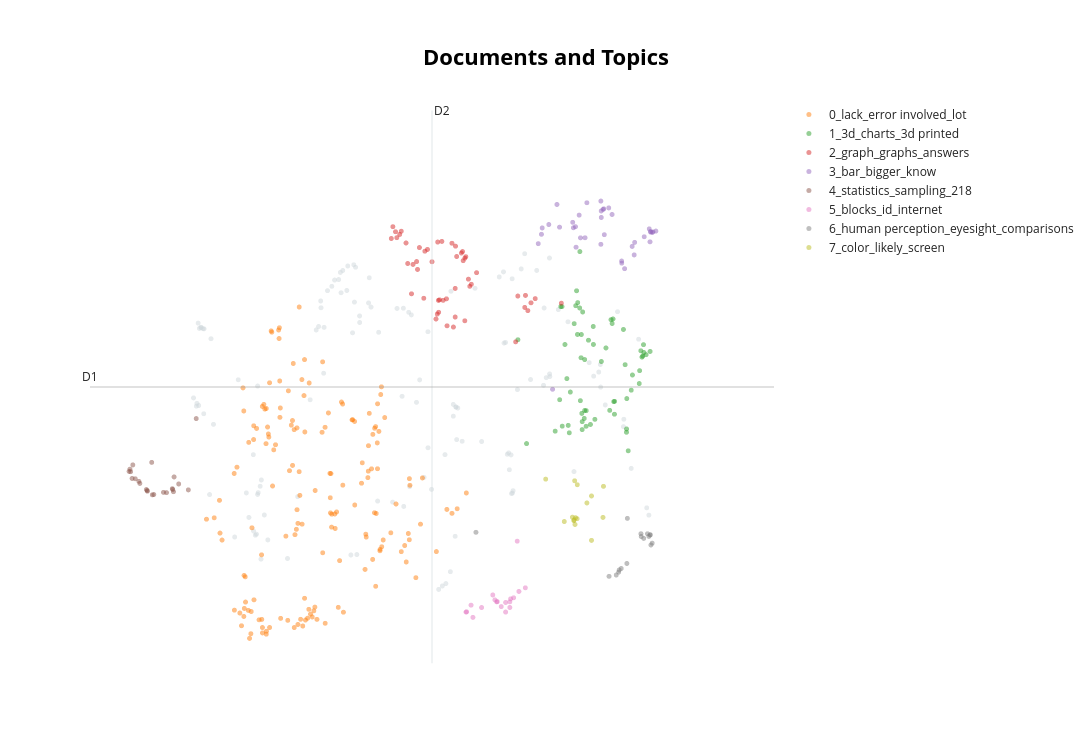

Notebook code for this chart:
### Code cell
model_q4.visualize_documents(docs_q4, hide_annotations=True)
